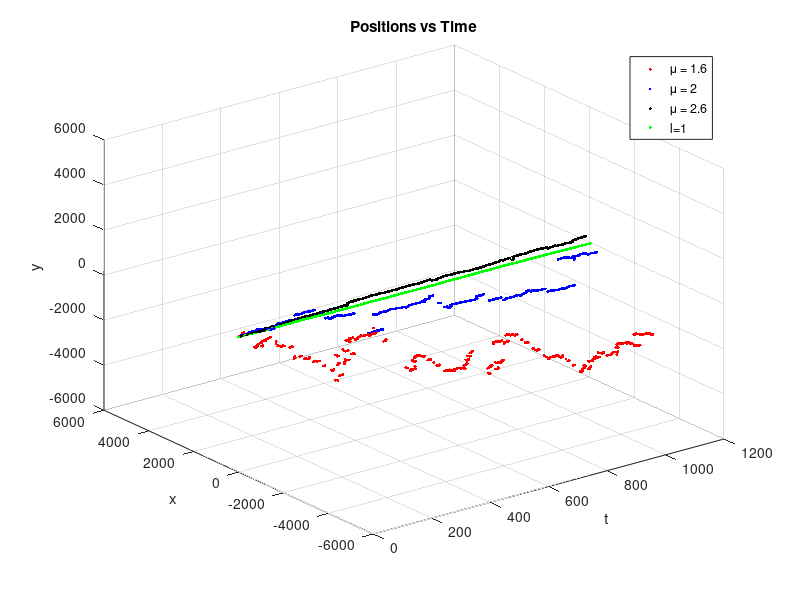
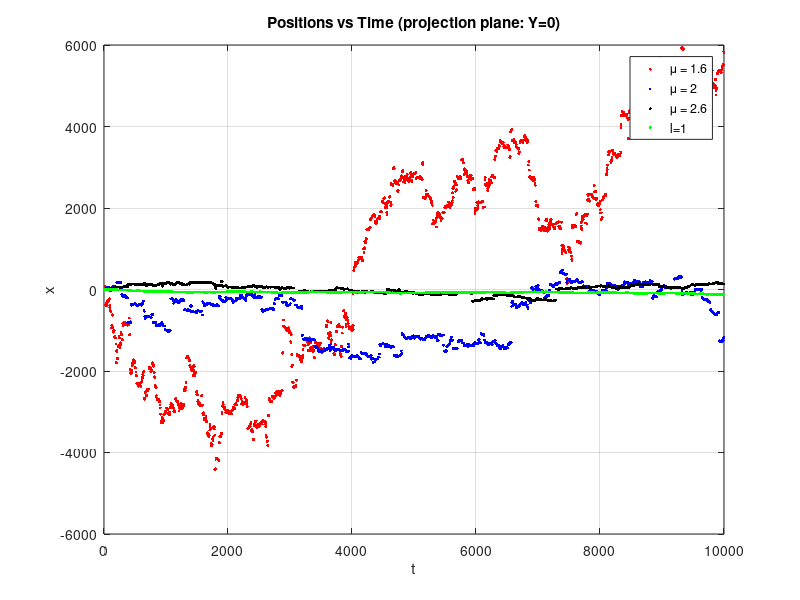
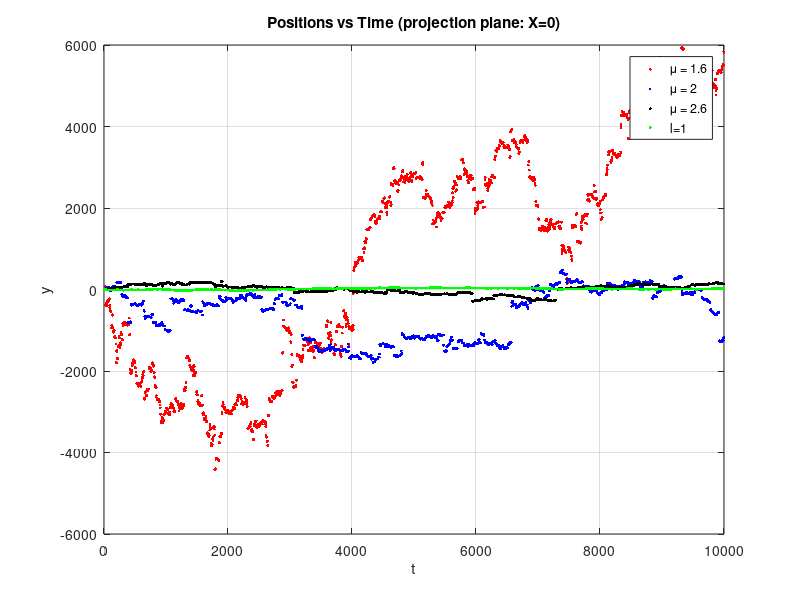
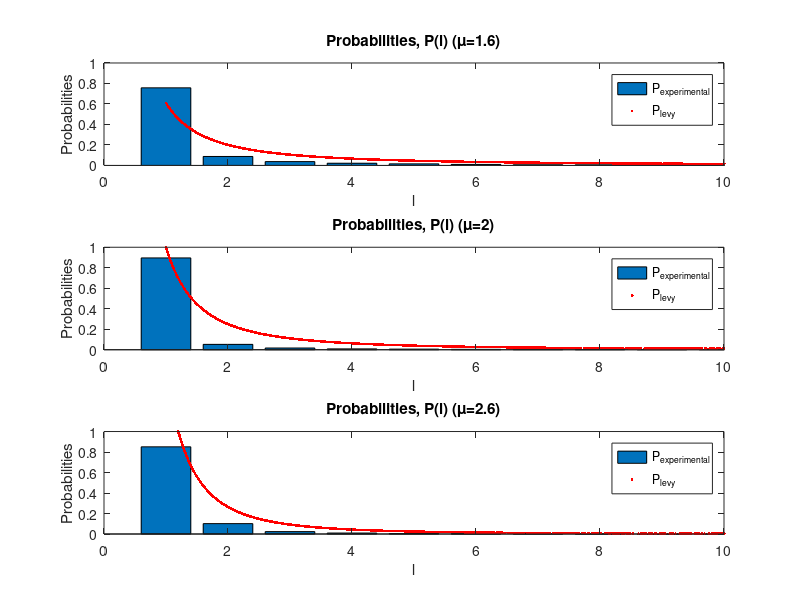

Here is the MATLAB script that generated these plots, in order:
%% ex 3.1

clear all
close all
clc

tf=10000;
l=1;
t=0:tf;

%fixed jumps of l=1

r_fixed=zeros(length(t),2); %initialization the particle's positions 

x=0;
y=0;
for i=2:length(t)    % i is the number of steps from 1 to 10
    A=randi([1,4]);   % generates a random value drawn from the standard uniform distribution on the interval(0,1)
    mov_x=0;
    mov_y=0;
    if A==1
        mov_y=l;
    elseif A==2
        mov_x=l;
    elseif A==3
        mov_y=-l;
    elseif A==4
        mov_x=-l;
    end
    x=mov_x+x; 
    y=mov_y+y;
    r_fixed(i,:)=[x y]; % new position of the particle
end


%varying jumps

mu = [1.6, 2, 2.6];
lmax=1000;
r_var=zeros(length(t),2,3); %initialization the particle's positions 
l=zeros(length(t),2);
col=['r' 'b' 'k'];
for k=1:length(mu)
    x=0;
    y=0;
    for i=2:length(t)    % i is the number of steps from 1 to 10
        x_rand=rand(1);
        x_rand2=rand(1);
        l(i,k)=lmax/(((lmax^(mu(k)-1)-1)*x_rand+1)^(1/(mu(k)-1)));
        angle=2*pi*x_rand2;
        mov_x=l(i,k)*cos(angle);
        mov_y=l(i,k)*cos(angle);
        x=mov_x+x; 
        y=mov_y+y;
        r_var(i,:,k)=[x y]; % new position of the particle

    end
    figure(1)
    plot3(t,r_var(:,1,k),r_var(:,2,k),[col(k) '.'])
    hold on
    figure(2)
    plot(t,r_var(:,1,k),[col(k) '.'])
    hold on
    figure(3)
    plot(t,r_var(:,2,k),[col(k) '.'])
    hold on
end

figure(1)
plot3(t,r_fixed(:,1),r_fixed(:,2),'g.')
title('Positions vs Time')
legend('\mu = 1.6','\mu = 2','\mu = 2.6','l=1')
xlabel('t'),ylabel('x'),zlabel('y'), grid on
xlim([0 1200])
figure(2)
plot(t,r_fixed(:,1),'g.')
title('Positions vs Time (projection plane: Y=0)')
legend('\mu = 1.6','\mu = 2','\mu = 2.6','l=1')
xlabel('t'),ylabel('x'), grid on

figure(3)
plot(t,r_fixed(:,2),'g.')
title('Positions vs Time (projection plane: X=0)')
legend('\mu = 1.6','\mu = 2','\mu = 2.6','l=1')
xlabel('t'),ylabel('y'),grid on


% ex 3.2

l1=l(:,1);
l2=l(:,2);
l3=l(:,3);
c1=(mu(1)-1)/(1-lmax^(1-mu(1)));
c2=(mu(2)-1)/(1-lmax^(1-mu(2)));
c3=(mu(3)-1)/(1-lmax^(1-mu(3)));
Pl1=c1./(l1.^mu(1));
Pl2=c2./(l2.^mu(2));
Pl3=c3./(l3.^mu(3));
lt=0:1000;

figure
subplot(311)
h = hist(l1,100); 
h = h/sum(h); % normalize to unit length
bar(h); 
hold on
plot(l1,Pl1,'r.'), xlim([0 10]),ylim([0 1])
title('Probabilities, P(l) (\mu=1.6)')
legend('P_{experimental}','P_{levy}')
xlabel('l'),ylabel('Probabilities')

subplot(312)
h = hist(l2,100); 
h = h/sum(h); % normalize to unit length
bar(h); 
hold on
plot(l2,Pl2,'r.'), xlim([0 10]),ylim([0 1])
title('Probabilities, P(l) (\mu=2)')
legend('P_{experimental}','P_{levy}')
xlabel('l'),ylabel('Probabilities')

subplot(313)
h = hist(l3,100); 
h = h/sum(h); % normalize to unit length
bar(h); 
hold on
plot(l3,Pl3,'r.'), xlim([0 10]),ylim([0 1])
title('Probabilities, P(l) (\mu=2.6)')
legend('P_{experimental}','P_{levy}')
xlabel('l'),ylabel('Probabilities')

